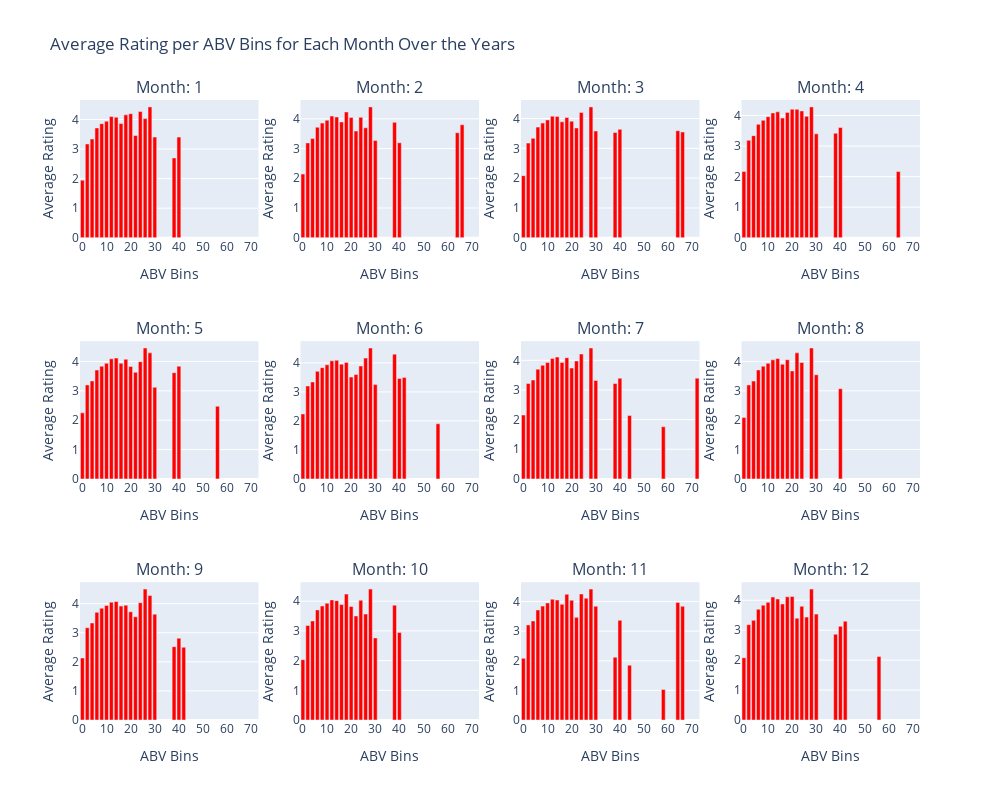

Source (notebook cell):
### Code cell
plot_abv_vs_rating_monthly(ratings_combined_df)

### Figure 1 — Plotly figure (JSON) as saved in the notebook; plotly's stock layout.template omitted (floating-point values rounded to 4 significant figures)
{"data": [{"marker": {"color": "red"}, "type": "bar", "x": ["(0, 2]", "(2, 4]", "(4, 6]", "(6, 8]", "(8, 10]", "(10, 12]", "(12, 14]", "(14, 16]", "(16, 18]", "(18, 20]", "(20, 22]", "(22, 24]", "(24, 26]", "(26, 28]", "(28, 30]", "(30, 32]", "(32, 34]", "(34, 36]", "(36, 38]", "(38, 40]", "(40, 42]", "(42, 44]", "(44, 46]", "(46, 48]", "(48, 50]", "(50, 52]", "(52, 54]", "(54, 56]", "(56, 58]", "(58, 60]", "(60, 62]", "(62, 64]", "(64, 66]", "(66, 68]", "(68, 70]", "(70, 72]", "(72, 74]"], "xaxis": "x", "y": [1.948, 3.173, 3.338, 3.715, 3.859, 3.941, 4.098, 4.077, 3.862, 4.157, 4.195, 3.458, 4.269, 4.03, 4.426, 3.405, null, null, null, 2.7, 3.404, null, null, null, null, null, null, null, null, null, null, null, null, null, null, null, null], "yaxis": "y"}, {"marker": {"color": "red"}, "type": "bar", "x": ["(0, 2]", "(2, 4]", "(4, 6]", "(6, 8]", "(8, 10]", "(10, 12]", "(12, 14]", "(14, 16]", "(16, 18]", "(18, 20]", "(20, 22]", "(22, 24]", "(24, 26]", "(26, 28]", "(28, 30]", "(30, 32]", "(32, 34]", "(34, 36]", "(36, 38]", "(38, 40]", "(40, 42]", "(42, 44]", "(44, 46]", "(46, 48]", "(48, 50]", "(50, 52]", "(52, 54]", "(54, 56]", "(56, 58]", "(58, 60]", "(60, 62]", "(62, 64]", "(64, 66]", "(66, 68]", "(68, 70]", "(70, 72]", "(72, 74]"], "xaxis": "x2", "y": [2.142, 3.191, 3.335, 3.716, 3.855, 3.954, 4.094, 4.061, 3.895, 4.23, 4.048, 3.59, 4.05, 3.697, 4.401, 3.274, null, null, null, 3.88, 3.195, null, null, null, null, null, null, null, null, null, null, null, 3.532, 3.8, null, null, null], "yaxis": "y2"}, {"marker": {"color": "red"}, "type": "bar", "x": ["(0, 2]", "(2, 4]", "(4, 6]", "(6, 8]", "(8, 10]", "(10, 12]", "(12, 14]", "(14, 16]", "(16, 18]", "(18, 20]", "(20, 22]", "(22, 24]", "(24, 26]", "(26, 28]", "(28, 30]", "(30, 32]", "(32, 34]", "(34, 36]", "(36, 38]", "(38, 40]", "(40, 42]", "(42, 44]", "(44, 46]", "(46, 48]", "(48, 50]", "(50, 52]", "(52, 54]", "(54, 56]", "(56, 58]", "(58, 60]", "(60, 62]", "(62, 64]", "(64, 66]", "(66, 68]", "(68, 70]", "(70, 72]", "(72, 74]"], "xaxis": "x3", "y": [2.084, 3.175, 3.335, 3.712, 3.847, 3.955, 4.08, 4.071, 3.89, 4.033, 3.912, 3.683, 4.204, null, 4.39, 3.581, null, null, null, 3.533, 3.637, null, null, null, null, null, null, null, null, null, null, null, 3.593, 3.55, null, null, null], "yaxis": "y3"}, {"marker": {"color": "red"}, "type": "bar", "x": ["(0, 2]", "(2, 4]", "(4, 6]", "(6, 8]", "(8, 10]", "(10, 12]", "(12, 14]", "(14, 16]", "(16, 18]", "(18, 20]", "(20, 22]", "(22, 24]", "(24, 26]", "(26, 28]", "(28, 30]", "(30, 32]", "(32, 34]", "(34, 36]", "(36, 38]", "(38, 40]", "(40, 42]", "(42, 44]", "(44, 46]", "(46, 48]", "(48, 50]", "(50, 52]", "(52, 54]", "(54, 56]", "(56, 58]", "(58, 60]", "(60, 62]", "(62, 64]", "(64, 66]", "(66, 68]", "(68, 70]", "(70, 72]", "(72, 74]"], "xaxis": "x4", "y": [2.166, 3.186, 3.341, 3.711, 3.843, 3.962, 4.084, 4.12, 3.917, 4.102, 4.206, 4.201, 4.149, 3.975, 4.281, 3.4, null, null, null, 3.42, 3.607, null, null, null, null, null, null, null, null, null, null, null, 2.17, null, null, null, null], "yaxis": "y4"}, {"marker": {"color": "red"}, "type": "bar", "x": ["(0, 2]", "(2, 4]", "(4, 6]", "(6, 8]", "(8, 10]", "(10, 12]", "(12, 14]", "(14, 16]", "(16, 18]", "(18, 20]", "(20, 22]", "(22, 24]", "(24, 26]", "(26, 28]", "(28, 30]", "(30, 32]", "(32, 34]", "(34, 36]", "(36, 38]", "(38, 40]", "(40, 42]", "(42, 44]", "(44, 46]", "(46, 48]", "(48, 50]", "(50, 52]", "(52, 54]", "(54, 56]", "(56, 58]", "(58, 60]", "(60, 62]", "(62, 64]", "(64, 66]", "(66, 68]", "(68, 70]", "(70, 72]", "(72, 74]"], "xaxis": "x5", "y": [2.25, 3.203, 3.337, 3.71, 3.842, 3.938, 4.091, 4.119, 3.94, 4.075, 3.832, 3.63, 3.995, 4.46, 4.294, 3.122, null, null, null, 3.62, 3.841, null, null, null, null, null, null, null, 2.475, null, null, null, null, null, null, null, null], "yaxis": "y5"}, {"marker": {"color": "red"}, "type": "bar", "x": ["(0, 2]", "(2, 4]", "(4, 6]", "(6, 8]", "(8, 10]", "(10, 12]", "(12, 14]", "(14, 16]", "(16, 18]", "(18, 20]", "(20, 22]", "(22, 24]", "(24, 26]", "(26, 28]", "(28, 30]", "(30, 32]", "(32, 34]", "(34, 36]", "(36, 38]", "(38, 40]", "(40, 42]", "(42, 44]", "(44, 46]", "(46, 48]", "(48, 50]", "(50, 52]", "(52, 54]", "(54, 56]", "(56, 58]", "(58, 60]", "(60, 62]", "(62, 64]", "(64, 66]", "(66, 68]", "(68, 70]", "(70, 72]", "(72, 74]"], "xaxis": "x6", "y": [2.239, 3.205, 3.343, 3.707, 3.835, 3.934, 4.071, 4.091, 3.955, 4.016, 3.51, 3.6, 3.894, 4.165, 4.513, 3.251, null, null, null, 4.3, 3.463, 3.5, null, null, null, null, null, null, 1.9, null, null, null, null, null, null, null, null], "yaxis": "y6"}, {"marker": {"color": "red"}, "type": "bar", "x": ["(0, 2]", "(2, 4]", "(4, 6]", "(6, 8]", "(8, 10]", "(10, 12]", "(12, 14]", "(14, 16]", "(16, 18]", "(18, 20]", "(20, 22]", "(22, 24]", "(24, 26]", "(26, 28]", "(28, 30]", "(30, 32]", "(32, 34]", "(34, 36]", "(36, 38]", "(38, 40]", "(40, 42]", "(42, 44]", "(44, 46]", "(46, 48]", "(48, 50]", "(50, 52]", "(52, 54]", "(54, 56]", "(56, 58]", "(58, 60]", "(60, 62]", "(62, 64]", "(64, 66]", "(66, 68]", "(68, 70]", "(70, 72]", "(72, 74]"], "xaxis": "x7", "y": [2.156, 3.219, 3.336, 3.703, 3.834, 3.926, 4.066, 4.112, 3.928, 4.09, 3.741, 3.98, 4.214, null, 4.417, 3.32, null, null, null, 3.218, 3.395, null, 2.14, null, null, null, null, null, null, 1.76, null, null, null, null, null, null, 3.4], "yaxis": "y7"}, {"marker": {"color": "red"}, "type": "bar", "x": ["(0, 2]", "(2, 4]", "(4, 6]", "(6, 8]", "(8, 10]", "(10, 12]", "(12, 14]", "(14, 16]", "(16, 18]", "(18, 20]", "(20, 22]", "(22, 24]", "(24, 26]", "(26, 28]", "(28, 30]", "(30, 32]", "(32, 34]", "(34, 36]", "(36, 38]", "(38, 40]", "(40, 42]", "(42, 44]", "(44, 46]", "(46, 48]", "(48, 50]", "(50, 52]", "(52, 54]", "(54, 56]", "(56, 58]", "(58, 60]", "(60, 62]", "(62, 64]", "(64, 66]", "(66, 68]", "(68, 70]", "(70, 72]", "(72, 74]"], "xaxis": "x8", "y": [2.092, 3.199, 3.33, 3.71, 3.838, 3.936, 4.054, 4.097, 3.905, 4.06, 3.678, 4.293, 3.964, null, 4.458, 3.547, null, null, null, null, 3.073, null, null, null, null, null, null, null, null, null, null, null, null, null, null, null, null], "yaxis": "y8"}, {"marker": {"color": "red"}, "type": "bar", "x": ["(0, 2]", "(2, 4]", "(4, 6]", "(6, 8]", "(8, 10]", "(10, 12]", "(12, 14]", "(14, 16]", "(16, 18]", "(18, 20]", "(20, 22]", "(22, 24]", "(24, 26]", "(26, 28]", "(28, 30]", "(30, 32]", "(32, 34]", "(34, 36]", "(36, 38]", "(38, 40]", "(40, 42]", "(42, 44]", "(44, 46]", "(46, 48]", "(48, 50]", "(50, 52]", "(52, 54]", "(54, 56]", "(56, 58]", "(58, 60]", "(60, 62]", "(62, 64]", "(64, 66]", "(66, 68]", "(68, 70]", "(70, 72]", "(72, 74]"], "xaxis": "x9", "y": [2.133, 3.175, 3.336, 3.701, 3.841, 3.939, 4.05, 4.075, 3.917, 3.949, 3.719, 3.55, 4.033, 4.5, 4.279, 3.639, null, null, null, 2.52, 2.814, 2.5, null, null, null, null, null, null, null, null, null, null, null, null, null, null, null], "yaxis": "y9"}, {"marker": {"color": "red"}, "type": "bar", "x": ["(0, 2]", "(2, 4]", "(4, 6]", "(6, 8]", "(8, 10]", "(10, 12]", "(12, 14]", "(14, 16]", "(16, 18]", "(18, 20]", "(20, 22]", "(22, 24]", "(24, 26]", "(26, 28]", "(28, 30]", "(30, 32]", "(32, 34]", "(34, 36]", "(36, 38]", "(38, 40]", "(40, 42]", "(42, 44]", "(44, 46]", "(46, 48]", "(48, 50]", "(50, 52]", "(52, 54]", "(54, 56]", "(56, 58]", "(58, 60]", "(60, 62]", "(62, 64]", "(64, 66]", "(66, 68]", "(68, 70]", "(70, 72]", "(72, 74]"], "xaxis": "x10", "y": [2.032, 3.183, 3.336, 3.709, 3.84, 3.932, 4.045, 4.02, 3.888, 4.24, 3.825, 3.504, 4.032, 3.57, 4.408, 2.765, null, null, null, 3.866, 2.95, null, null, null, null, null, null, null, null, null, null, null, null, null, null, null, null], "yaxis": "y10"}, {"marker": {"color": "red"}, "type": "bar", "x": ["(0, 2]", "(2, 4]", "(4, 6]", "(6, 8]", "(8, 10]", "(10, 12]", "(12, 14]", "(14, 16]", "(16, 18]", "(18, 20]", "(20, 22]", "(22, 24]", "(24, 26]", "(26, 28]", "(28, 30]", "(30, 32]", "(32, 34]", "(34, 36]", "(36, 38]", "(38, 40]", "(40, 42]", "(42, 44]", "(44, 46]", "(46, 48]", "(48, 50]", "(50, 52]", "(52, 54]", "(54, 56]", "(56, 58]", "(58, 60]", "(60, 62]", "(62, 64]", "(64, 66]", "(66, 68]", "(68, 70]", "(70, 72]", "(72, 74]"], "xaxis": "x11", "y": [2.082, 3.211, 3.345, 3.717, 3.846, 3.952, 4.08, 4.053, 3.909, 4.248, 4.046, 3.467, 4.255, 4.113, 4.421, 3.845, null, null, null, 2.122, 3.365, null, 1.85, null, null, null, null, null, null, 1.03, null, null, 3.97, 3.84, null, null, null], "yaxis": "y11"}, {"marker": {"color": "red"}, "type": "bar", "x": ["(0, 2]", "(2, 4]", "(4, 6]", "(6, 8]", "(8, 10]", "(10, 12]", "(12, 14]", "(14, 16]", "(16, 18]", "(18, 20]", "(20, 22]", "(22, 24]", "(24, 26]", "(26, 28]", "(28, 30]", "(30, 32]", "(32, 34]", "(34, 36]", "(36, 38]", "(38, 40]", "(40, 42]", "(42, 44]", "(44, 46]", "(46, 48]", "(48, 50]", "(50, 52]", "(52, 54]", "(54, 56]", "(56, 58]", "(58, 60]", "(60, 62]", "(62, 64]", "(64, 66]", "(66, 68]", "(68, 70]", "(70, 72]", "(72, 74]"], "xaxis": "x12", "y": [2.081, 3.185, 3.331, 3.698, 3.836, 3.929, 4.108, 4.042, 3.876, 4.115, 4.129, 3.4, 3.799, 3.438, 4.372, 3.538, null, null, null, 2.864, 3.131, 3.3, null, null, null, null, null, null, 2.12, null, null, null, null, null, null, null, null], "yaxis": "y12"}], "layout": {"annotations": [{"font": {"size": 16}, "showarrow": false, "text": "Month: 1", "x": 0.1062, "xanchor": "center", "xref": "paper", "y": 1, "yanchor": "bottom", "yref": "paper"}, {"font": {"size": 16}, "showarrow": false, "text": "Month: 2", "x": 0.3688, "xanchor": "center", "xref": "paper", "y": 1, "yanchor": "bottom", "yref": "paper"}, {"font": {"size": 16}, "showarrow": false, "text": "Month: 3", "x": 0.6313, "xanchor": "center", "xref": "paper", "y": 1, "yanchor": "bottom", "yref": "paper"}, {"font": {"size": 16}, "showarrow": false, "text": "Month: 4", "x": 0.8938, "xanchor": "center", "xref": "paper", "y": 1, "yanchor": "bottom", "yref": "paper"}, {"font": {"size": 16}, "showarrow": false, "text": "Month: 5", "x": 0.1062, "xanchor": "center", "xref": "paper", "y": 0.6111, "yanchor": "bottom", "yref": "paper"}, {"font": {"size": 16}, "showarrow": false, "text": "Month: 6", "x": 0.3688, "xanchor": "center", "xref": "paper", "y": 0.6111, "yanchor": "bottom", "yref": "paper"}, {"font": {"size": 16}, "showarrow": false, "text": "Month: 7", "x": 0.6313, "xanchor": "center", "xref": "paper", "y": 0.6111, "yanchor": "bottom", "yref": "paper"}, {"font": {"size": 16}, "showarrow": false, "text": "Month: 8", "x": 0.8938, "xanchor": "center", "xref": "paper", "y": 0.6111, "yanchor": "bottom", "yref": "paper"}, {"font": {"size": 16}, "showarrow": false, "text": "Month: 9", "x": 0.1062, "xanchor": "center", "xref": "paper", "y": 0.2222, "yanchor": "bottom", "yref": "paper"}, {"font": {"size": 16}, "showarrow": false, "text": "Month: 10", "x": 0.3688, "xanchor": "center", "xref": "paper", "y": 0.2222, "yanchor": "bottom", "yref": "paper"}, {"font": {"size": 16}, "showarrow": false, "text": "Month: 11", "x": 0.6313, "xanchor": "center", "xref": "paper", "y": 0.2222, "yanchor": "bottom", "yref": "paper"}, {"font": {"size": 16}, "showarrow": false, "text": "Month: 12", "x": 0.8938, "xanchor": "center", "xref": "paper", "y": 0.2222, "yanchor": "bottom", "yref": "paper"}], "bargap": 0.2, "height": 800, "showlegend": false, "title": {"text": "Average Rating per ABV Bins for Each Month Over the Years"}, "uniformtext": {"minsize": 8, "mode": "hide"}, "width": 1000, "xaxis": {"anchor": "y", "domain": [0, 0.2125], "showticklabels": true, "ticktext": [0, 10, 20, 30, 40, 50, 60, 70], "tickvals": [0, 5, 10, 15, 20, 25, 30, 35], "title": {"text": "ABV Bins"}}, "xaxis10": {"anchor": "y10", "domain": [0.2625, 0.475], "showticklabels": true, "ticktext": [0, 10, 20, 30, 40, 50, 60, 70], "tickvals": [0, 5, 10, 15, 20, 25, 30, 35], "title": {"text": "ABV Bins"}}, "xaxis11": {"anchor": "y11", "domain": [0.525, 0.7375], "showticklabels": true, "ticktext": [0, 10, 20, 30, 40, 50, 60, 70], "tickvals": [0, 5, 10, 15, 20, 25, 30, 35], "title": {"text": "ABV Bins"}}, "xaxis12": {"anchor": "y12", "domain": [0.7875, 1], "showticklabels": true, "ticktext": [0, 10, 20, 30, 40, 50, 60, 70], "tickvals": [0, 5, 10, 15, 20, 25, 30, 35], "title": {"text": "ABV Bins"}}, "xaxis2": {"anchor": "y2", "domain": [0.2625, 0.475], "showticklabels": true, "ticktext": [0, 10, 20, 30, 40, 50, 60, 70], "tickvals": [0, 5, 10, 15, 20, 25, 30, 35], "title": {"text": "ABV Bins"}}, "xaxis3": {"anchor": "y3", "domain": [0.525, 0.7375], "showticklabels": true, "ticktext": [0, 10, 20, 30, 40, 50, 60, 70], "tickvals": [0, 5, 10, 15, 20, 25, 30, 35], "title": {"text": "ABV Bins"}}, "xaxis4": {"anchor": "y4", "domain": [0.7875, 1], "showticklabels": true, "ticktext": [0, 10, 20, 30, 40, 50, 60, 70], "tickvals": [0, 5, 10, 15, 20, 25, 30, 35], "title": {"text": "ABV Bins"}}, "xaxis5": {"anchor": "y5", "domain": [0, 0.2125], "showticklabels": true, "ticktext": [0, 10, 20, 30, 40, 50, 60, 70], "tickvals": [0, 5, 10, 15, 20, 25, 30, 35], "title": {"text": "ABV Bins"}}, "xaxis6": {"anchor": "y6", "domain": [0.2625, 0.475], "showticklabels": true, "ticktext": [0, 10, 20, 30, 40, 50, 60, 70], "tickvals": [0, 5, 10, 15, 20, 25, 30, 35], "title": {"text": "ABV Bins"}}, "xaxis7": {"anchor": "y7", "domain": [0.525, 0.7375], "showticklabels": true, "ticktext": [0, 10, 20, 30, 40, 50, 60, 70], "tickvals": [0, 5, 10, 15, 20, 25, 30, 35], "title": {"text": "ABV Bins"}}, "xaxis8": {"anchor": "y8", "domain": [0.7875, 1], "showticklabels": true, "ticktext": [0, 10, 20, 30, 40, 50, 60, 70], "tickvals": [0, 5, 10, 15, 20, 25, 30, 35], "title": {"text": "ABV Bins"}}, "xaxis9": {"anchor": "y9", "domain": [0, 0.2125], "showticklabels": true, "ticktext": [0, 10, 20, 30, 40, 50, 60, 70], "tickvals": [0, 5, 10, 15, 20, 25, 30, 35], "title": {"text": "ABV Bins"}}, "yaxis": {"anchor": "x", "domain": [0.7778, 1], "title": {"text": "Average Rating"}}, "yaxis10": {"anchor": "x10", "domain": [0, 0.2222], "title": {"text": "Average Rating"}}, "yaxis11": {"anchor": "x11", "domain": [0, 0.2222], "title": {"text": "Average Rating"}}, "yaxis12": {"anchor": "x12", "domain": [0, 0.2222], "title": {"text": "Average Rating"}}, "yaxis2": {"anchor": "x2", "domain": [0.7778, 1], "title": {"text": "Average Rating"}}, "yaxis3": {"anchor": "x3", "domain": [0.7778, 1], "title": {"text": "Average Rating"}}, "yaxis4": {"anchor": "x4", "domain": [0.7778, 1], "title": {"text": "Average Rating"}}, "yaxis5": {"anchor": "x5", "domain": [0.3889, 0.6111], "title": {"text": "Average Rating"}}, "yaxis6": {"anchor": "x6", "domain": [0.3889, 0.6111], "title": {"text": "Average Rating"}}, "yaxis7": {"anchor": "x7", "domain": [0.3889, 0.6111], "title": {"text": "Average Rating"}}, "yaxis8": {"anchor": "x8", "domain": [0.3889, 0.6111], "title": {"text": "Average Rating"}}, "yaxis9": {"anchor": "x9", "domain": [0, 0.2222], "title": {"text": "Average Rating"}}}}
